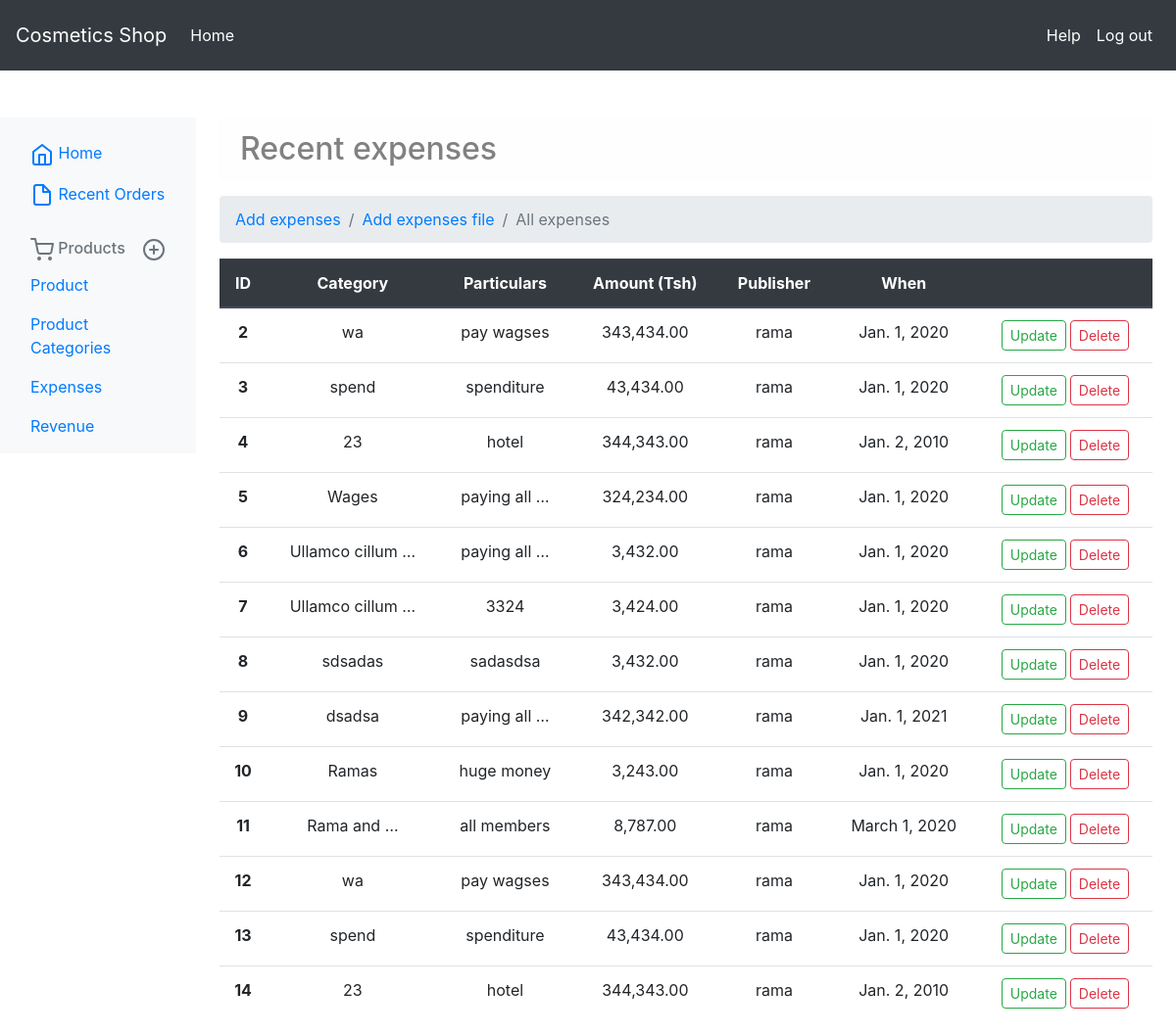
The app's page /manage/expsenses-list/ (signed in), older data.
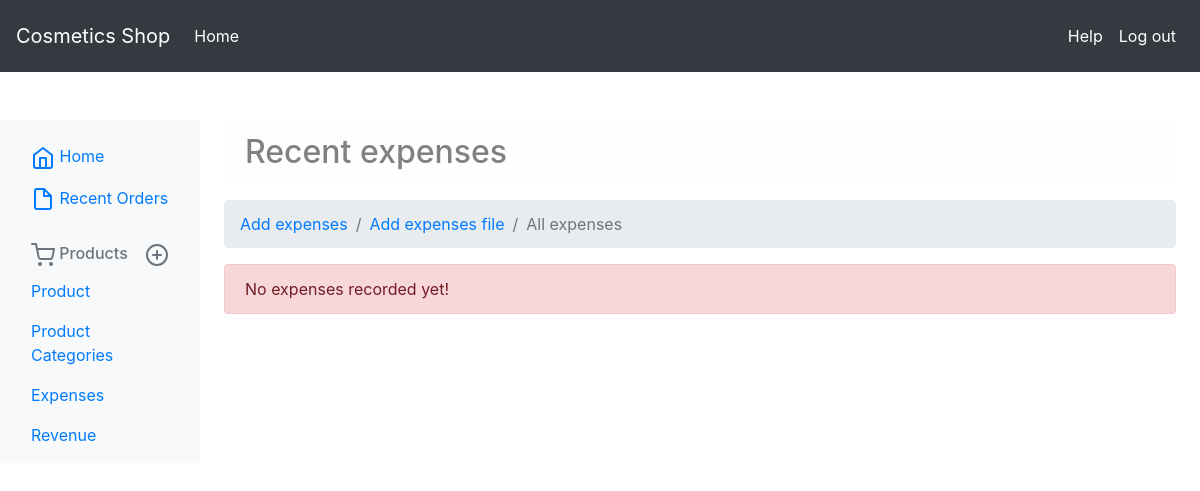
The same page, newer data.
### manage/models.py (models this page shows)
class Expenses(models.Model):
    is_file = models.BooleanField(default=False)
    category = models.CharField(max_length=100, blank=True, null=True)
    particulars = models.CharField(max_length=500, blank=True, null=True)
    amount = models.DecimalField(max_length=9, decimal_places=2, max_digits=11)
    publisher = models.ForeignKey(User, on_delete=models.DO_NOTHING, related_name='expenses_pub')
    date = models.DateField(blank=True, null=True)
    created = models.DateTimeField(auto_now_add=True)
    updated = models.DateTimeField(auto_now=True, null=True)

### auths/models.py (models this page shows)
class User(AbstractUser):
    is_pos = models.BooleanField(default=False, blank=True, null=True)
    is_manager = models.BooleanField(default=False, blank=True, null=True)
    is_super_manager = models.BooleanField(default=False, blank=True, null=True)
    is_admin = models.BooleanField(default=False)

### manage/views.py (the view)
# urls.py: path('expsenses-list/', views.ExpensesListView.as_view(), name='list_expenses'),
@method_decorator([login_required, manager_required], name='dispatch')
class ExpensesListView(generic.ListView):
    model = Expenses
    template_name = 'manage/product/expenses/list.html'

### manage/templates/manage/product/expenses/list.html (shortened to what this page needs)
{% extends 'manage/base.html' %}
{% load humanize %}
{% block ext %}
    {% block extra_css %}
    <link rel="stylesheet" href="https://cdnjs.cloudflare.com/ajax/libs/twitter-bootstrap/4.1.3/css/bootstrap.css">
    <link rel="stylesheet" href="https://cdn.datatables.net/1.10.21/css/dataTables.bootstrap4.min.css">
    <link href="https://stackpath.bootstrapcdn.com/font-awesome/4.7.0/css/font-awesome.min.css" rel="stylesheet">
    <link rel="stylesheet" href="https://cdnjs.cloudflare.com/ajax/libs/tempusdominus-bootstrap-4/5.1.2/css/tempusdominus-bootstrap-4.min.css" />
{% endblock %}
{% endblock %}
{% block products %}
<div class="alert alert-light h2">Recent expenses</div>
    <nav aria-label="breadcrumb">
  <ol class="breadcrumb">
    <li class="breadcrumb-item"><a href="{% url 'manage:add_expenses' %}">Add expenses</a></li>
      <li class="breadcrumb-item"><a href="{% url 'manage:add_expense_from_file' %}">Add expenses file</a></li>
    <li class="breadcrumb-item active" aria-current="page">All expenses</li>
  </ol>
</nav>
    {% if object_list %}
            <table class="table text-center" id="shop_table">
  <thead class="thead-dark">
    <tr>
      <th scope="col">ID</th>
      <th scope="col">Category</th>
      <th scope="col">Particulars</th>
      <th scope="col">Amount (Tsh)</th>
      <th scope="col">Publisher</th>
      <th scope="col">When</th>
      {% if not user.is_pos %}<th></th>{% endif %}
    </tr>
  </thead>
  <tbody>
  {% for res in object_list %}
    <tr>
      <th scope="row">{{ res.id }}</th>
      <td>{{ res.category|truncatewords_html:2 }}</td>
      <td>{{ res.particulars|truncatewords_html:2 }}</td>
      <td>{{ res.amount|intcomma }}</td>
      <td>{{ res.publisher }}</td>
      <td>{{ res.date }}</td>
      {% if not user.is_pos %}<td><span class="mr-1"><a class="btn btn-sm btn-outline-success rounded" href="{% url 'manage:update_expenses' res.pk %}">Update</a></span><span><a class="btn btn-sm btn-outline-danger rounded" href="{% url 'manage:delete_expenses' res.id %}">Delete</a> </span></td>{% endif %}
    </tr>
  {% endfor %}
  </tbody>
</table>
    {% else %}
        <div class="alert alert-danger">No expenses recorded yet!</div>
    {% endif %}
{% endblock %}

Row changes from the older to the newer data that the page shows:
removed Expenses: id "2", category "wa", particulars "pay wagses", amount "343,434.00", publisher "rama", date "Jan. 1, 2020"
removed Expenses: id "3", category "spend", particulars "spenditure", amount "43,434.00", publisher "rama", date "Jan. 1, 2020"
removed Expenses: id "4", category "23", particulars "hotel", amount "344,343.00", publisher "rama", date "Jan. 2, 2010"
removed Expenses: id "5", category "Wages", particulars "paying all …", amount "324,234.00", publisher "rama", date "Jan. 1, 2020"
removed Expenses: id "6", category "Ullamco cillum …", particulars "paying all …", amount "3,432.00", publisher "rama", date "Jan. 1, 2020"
removed Expenses: id "7", category "Ullamco cillum …", particulars "3324", amount "3,424.00", publisher "rama", date "Jan. 1, 2020"
removed Expenses: id "8", category "sdsadas", particulars "sadasdsa", amount "3,432.00", publisher "rama", date "Jan. 1, 2020"
removed Expenses: id "9", category "dsadsa", particulars "paying all …", amount "342,342.00", publisher "rama", date "Jan. 1, 2021"
removed Expenses: id "10", category "Ramas", particulars "huge money", amount "3,243.00", publisher "rama", date "Jan. 1, 2020"
removed Expenses: id "11", category "Rama and …", particulars "all members", amount "8,787.00", publisher "rama", date "March 1, 2020"
removed Expenses: id "12", category "wa", particulars "pay wagses", amount "343,434.00", publisher "rama", date "Jan. 1, 2020"
removed Expenses: id "13", category "spend", particulars "spenditure", amount "43,434.00", publisher "rama", date "Jan. 1, 2020"
removed Expenses: id "14", category "23", particulars "hotel", amount "344,343.00", publisher "rama", date "Jan. 2, 2010"
Text that changed along with them:
text no longer shown: "ID Category Particulars Amount (Tsh) Publisher When"
text now shown: "No expenses recorded yet!"
